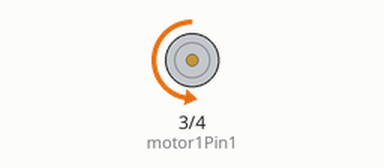
Simulated run of this sketch. Board: Arduino Uno, built with avr-gcc and run on an emulated ATmega328P. Parts: motor-driver pin pairs drawn as motors (green arrow = first pin HIGH = forward, orange = second pin HIGH = backward, longer = more drive, scaled by the enable pin).

Above: at 1.5 s.
At 4.5 s:
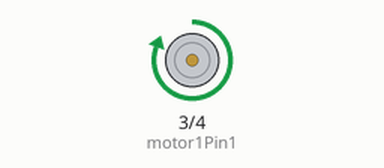
Timing chart, 0 to 7.8 s (numbered marks = the images above):
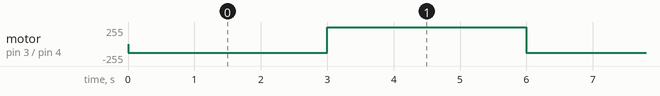

The sketch:

dc_motor_l23D.ino
```cpp
int motor1Pin1 = 3;    // pin 2 (Input 1)  du L293D
int motor1Pin2 = 4;    // pin 7 (Input 2) du L293D
int enablePin = 9;     // pin 1 (Enable 1) du L293D

void setup() {
  // set all the other pins you're using as outputs:
  pinMode(motor1Pin1, OUTPUT);
  pinMode(motor1Pin2, OUTPUT);
  pinMode(enablePin, OUTPUT);

  // Mettre la broche Enable a high comme ca le moteur tourne
  digitalWrite(enablePin, HIGH);
}

void loop() {
  // Le moteur tourne dans un sens
  digitalWrite(motor1Pin1, LOW);   // mettre pin 2 a 293D low
  digitalWrite(motor1Pin2, HIGH);  // mettre pin 7 a L293D high
  analogWrite(enablePin,128);
  delay( 3000 ); // Attendre 3 secondes

  // Le moteur tourne dans l'autre sens
  digitalWrite(motor1Pin1, HIGH);  // Mettre pin 2 a L293D high
  digitalWrite(motor1Pin2, LOW);   // Mettre pin 7 a L293D low
  analogWrite(enablePin,255);

  delay( 3000 ); // Attendre 3 secondes
}
```

Measured:
- by itself, motor on pin 3 (motor1Pin1) / pin 4 (motor1Pin2): alternates forward 255/255 for 3.0 s and backward 128/255 for 3.0 s
